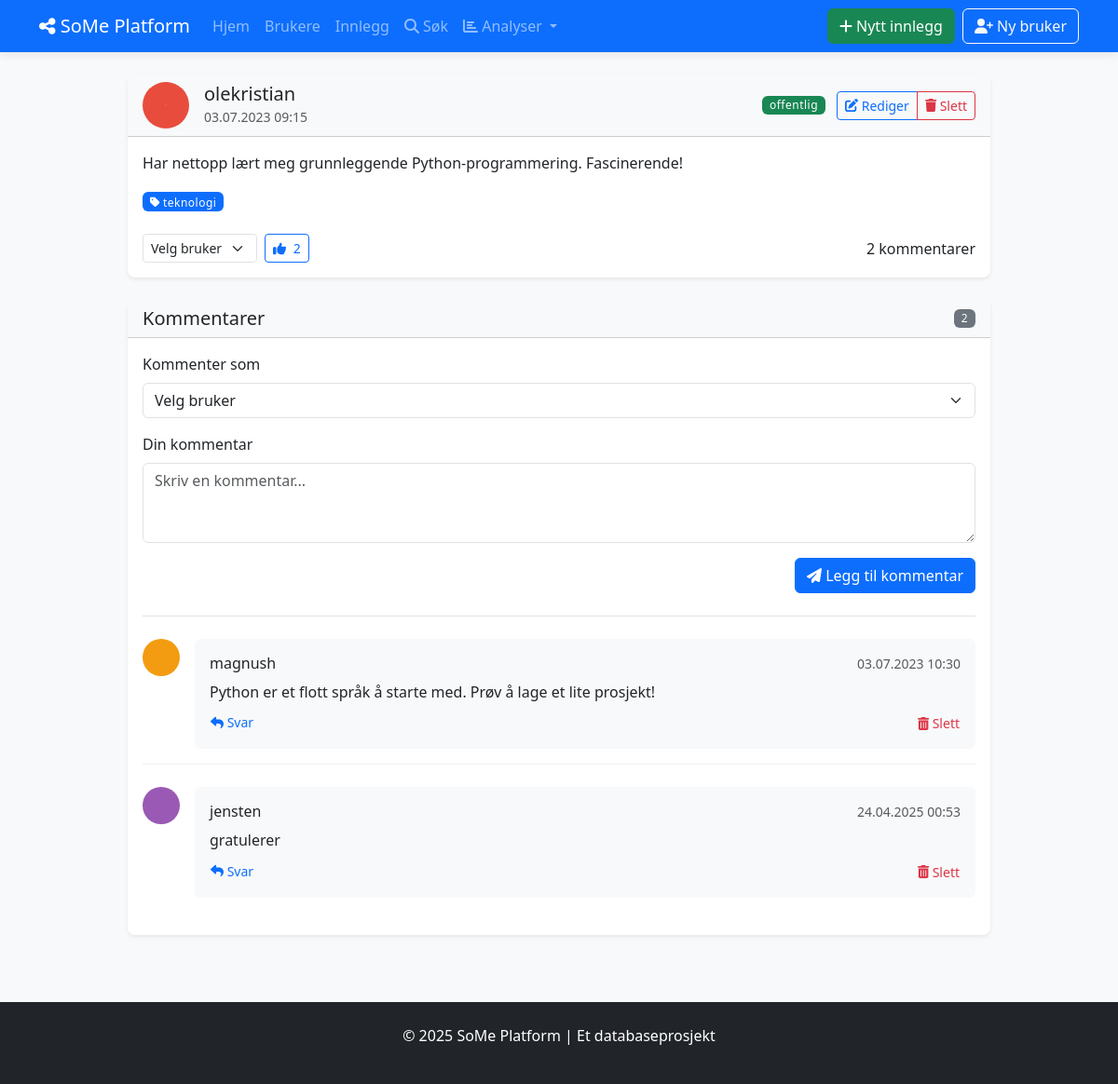
Before: /posts/39 with the older database file.
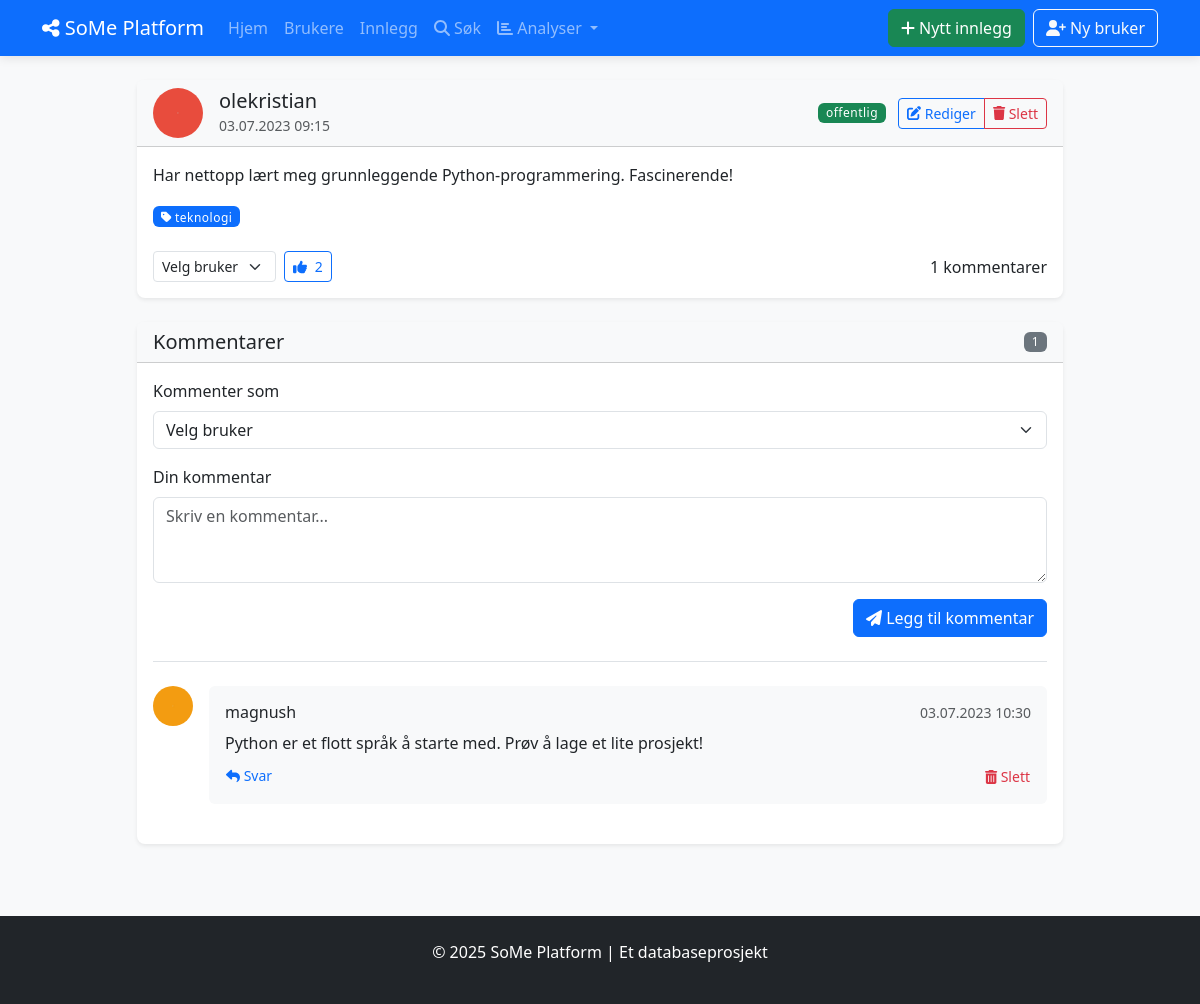
After: the same page with the newer database file.
### tables this page shows
CREATE TABLE BRUKERE (
            bruker_id INTEGER PRIMARY KEY AUTOINCREMENT,
            brukernavn TEXT NOT NULL UNIQUE,
            epost TEXT NOT NULL UNIQUE,
            passord_hash TEXT NOT NULL,
            profilbilde TEXT,
            bio TEXT,
            registrerings_dato DATE NOT NULL DEFAULT CURRENT_DATE,
            fødselsdato DATE,
            status TEXT DEFAULT 'aktiv'
        );

CREATE TABLE INNLEGG (
            innlegg_id INTEGER PRIMARY KEY AUTOINCREMENT,
            innhold TEXT NOT NULL,
            opprettet_dato DATETIME NOT NULL DEFAULT CURRENT_TIMESTAMP,
            oppdatert_dato DATETIME DEFAULT CURRENT_TIMESTAMP,
            synlighet TEXT NOT NULL DEFAULT 'offentlig',
            bruker_id INTEGER NOT NULL,
            FOREIGN KEY (bruker_id) REFERENCES BRUKERE(bruker_id) ON DELETE CASCADE
        );

CREATE TABLE TAGGER (
            tag_id INTEGER PRIMARY KEY AUTOINCREMENT,
            navn TEXT NOT NULL UNIQUE,
            beskrivelse TEXT
        );

CREATE TABLE KOMMENTARER (
            kommentar_id INTEGER PRIMARY KEY AUTOINCREMENT,
            innhold TEXT NOT NULL,
            opprettet_dato DATETIME NOT NULL DEFAULT CURRENT_TIMESTAMP,
            innlegg_id INTEGER NOT NULL,
            bruker_id INTEGER NOT NULL,
            forelder_kommentar_id INTEGER,
            FOREIGN KEY (innlegg_id) REFERENCES INNLEGG(innlegg_id) ON DELETE CASCADE,
            FOREIGN KEY (bruker_id) REFERENCES BRUKERE(bruker_id) ON DELETE CASCADE,
            FOREIGN KEY (forelder_kommentar_id) REFERENCES KOMMENTARER(kommentar_id) ON DELETE SET NULL
        );

### social_media_app/app.py (the view)
@app.route('/posts/<int:post_id>')
def view_post(post_id):
    with Database() as db:
        post = db.fetchone("""
            SELECT i.*, b.brukernavn, b.profilbilde
            FROM INNLEGG i
            JOIN BRUKERE b ON i.bruker_id = b.bruker_id
            WHERE i.innlegg_id = ?
        """, (post_id,))
        if not post:
            flash('Post not found', 'danger')
            return redirect(url_for('list_posts'))
        post = format_date_fields(post, ['opprettet_dato', 'oppdatert_dato'])
        comments = db.fetchall("""
            SELECT k.*, b.brukernavn, b.profilbilde
            FROM KOMMENTARER k
            JOIN BRUKERE b ON k.bruker_id = b.bruker_id
            WHERE k.innlegg_id = ? AND k.forelder_kommentar_id IS NULL
            ORDER BY k.opprettet_dato ASC
        """, (post_id,))
        print(f"DEBUG: Innlegg ID: {post_id}")
        print(f"DEBUG: Antall kommentarer funnet: {len(comments) if comments else 0}")
        for comment in comments:
            print(f"DEBUG: Kommentar ID: {comment['kommentar_id']}, Innhold: {comment['innhold']}")
        comments = [format_date_fields(comment, ['opprettet_dato']) for comment in comments]
        for comment in comments:
            replies = db.fetchall("""
                SELECT k.*, b.brukernavn, b.profilbilde
                FROM KOMMENTARER k
                JOIN BRUKERE b ON k.bruker_id = b.bruker_id
                WHERE k.forelder_kommentar_id = ?
                ORDER BY k.opprettet_dato ASC
            """, (comment['kommentar_id'],))
            comment['replies'] = [format_date_fields(reply, ['opprettet_dato']) for reply in replies]
        tags = db.fetchall("""
            SELECT t.*
            FROM TAGGER t
            JOIN INNLEGG_TAGGER it ON t.tag_id = it.tag_id
            WHERE it.innlegg_id = ?
        """, (post_id,))
        reactions = db.fetchone("""
            SELECT COUNT(*) as count, reaksjon_type
            FROM REAKSJONER
            WHERE innlegg_id = ?
            GROUP BY reaksjon_type
        """, (post_id,))
        users = db.fetchall("""
            SELECT bruker_id, brukernavn FROM BRUKERE
            WHERE status = 'aktiv'
            ORDER BY brukernavn
        """)
        return render_template('posts/view.html', post=post, comments=comments,
                               tags=tags, reactions=reactions, users=users)

### social_media_app/app.py (called while the page is built)
def format_date_fields(item, date_fields=None):
    if not item:
        return None
    if not isinstance(item, dict):
        item = dict(item)
    if date_fields:
        for field in date_fields:
            if field in item and item[field]:
                try:
                    if 'T' in item[field]:  # ISO format
                        item[field] = datetime.fromisoformat(item[field].replace('Z', '+00:00'))
                    else:  # SQLite default format
                        item[field] = datetime.strptime(item[field], '%Y-%m-%d %H:%M:%S')
                except (ValueError, TypeError):
                    try:
                        item[field] = datetime.strptime(item[field], '%Y-%m-%d')
                    except (ValueError, TypeError):
                        pass  # Keep original if parsing fails
    return item

### social_media_app/db_config.py (called while the page is built)
    def __enter__(self):
        return self

    def __exit__(self, exc_type, exc_val, exc_tb):
        self.cursor.close()
        if self.conn:
            self.conn.close()

    def fetchall(self, sql, params=None):
        self.cursor.execute(sql, params or ())
        return self.cursor.fetchall()

    def fetchone(self, sql, params=None):
        self.cursor.execute(sql, params or ())
        return self.cursor.fetchone()

### social_media_app/templates/posts/view.html (shortened to what this page needs)
{% extends "base.html" %}
{% block content %}
<div class="row justify-content-center">
    <div class="col-md-10">
        <div class="card shadow-sm mb-4">
            <div class="card-header bg-light">
                <div class="d-flex justify-content-between align-items-center">
                    <div class="d-flex align-items-center">
                        <div class="me-3">
                            {% if post.profilbilde %}
                                <img src="{{ url_for('static', filename='uploads/' + post.profilbilde) }}"
                                     alt="{{ post.brukernavn }}" class="rounded-circle" width="50" height="50">
                            {% else %}
                                <div class="bg-secondary bg-secondary-circle">
                                    <i class="fas fa-user text-white"></i>
                                </div>
                            {% endif %}
                        </div>
                        <div>
                            <h5 class="mb-0">{{ post.brukernavn }}</h5>
                            <small class="text-muted">{{ post.opprettet_dato.strftime('%d.%m.%Y %H:%M') }}</small>
                        </div>
                    </div>
                    <div>
                        <span class="badge {{ 'bg-success' if post.synlighet == 'offentlig' else 'bg-warning' }} me-2">
                            {{ post.synlighet }}
                        </span>
                        <div class="btn-group">
                            <a href="{{ url_for('show_edit_post', post_id=post.innlegg_id) }}" class="btn btn-sm btn-outline-primary">
                                <i class="fas fa-edit"></i> Rediger
                            </a>
                            <button type="button" class="btn btn-sm btn-outline-danger"
                                    data-bs-toggle="modal" data-bs-target="#deletePostModal">
                                <i class="fas fa-trash"></i> Slett
                            </button>
                        </div>
                    </div>
                </div>
            </div>
            <div class="card-body">
                <p class="card-text">{{ post.innhold }}</p>
                {% if tags %}
                <div class="mt-3">
                    {% for tag in tags %}
                    <span class="badge bg-primary me-1">
                        <i class="fas fa-tag"></i> {{ tag.navn }}
                    </span>
                    {% endfor %}
                </div>
                {% endif %}
                <div class="mt-4 d-flex justify-content-between align-items-center">
                    <div>
                        <form action="{{ url_for('add_reaction', post_id=post.innlegg_id) }}" method="post" class="d-inline">
                            <div class="d-flex align-items-center">
                                <select name="bruker_id" class="form-select form-select-sm me-2 reaction-user-select" required>
                                    <option value="" selected disabled>Velg bruker</option>
                                </select>
                                <button type="submit" class="btn btn-sm btn-outline-primary">
                                    <i class="fas fa-thumbs-up"></i>
                                    {% if reactions %}
                                        <span class="ms-1">{{ reactions.count or 0 }}</span>
                                    {% else %}
                                        <span class="ms-1">0</span>
                                    {% endif %}
                                </button>
                            </div>
                        </form>
                    </div>
                    <div>
                        <span>{{ comments|length }} kommentarer</span>
                    </div>
                </div>
            </div>
        </div>
        <div class="card shadow-sm mb-4">
            <div class="card-header bg-light d-flex justify-content-between align-items-center">
                <h3 class="h5 mb-0">Kommentarer</h3>
                <span class="badge bg-secondary">{{ comments|length }}</span>
            </div>
            <div class="card-body">
                <div class="mb-4 border-bottom pb-4">
                    <form action="{{ url_for('add_comment', post_id=post.innlegg_id) }}" method="post">
                        <div class="mb-3">
                            <label for="bruker_id" class="form-label">Kommenter som</label>
                            <select class="form-select" id="bruker_id" name="bruker_id" required>
                                <option value="" selected disabled>Velg bruker</option>
                            </select>
                        </div>
                        <div class="mb-3">
                            <label for="comment_content" class="form-label">Din kommentar</label>
                            <textarea class="form-control" id="comment_content" name="innhold"
                                      rows="3" required placeholder="Skriv en kommentar..."></textarea>
                        </div>
                        <div class="d-flex justify-content-end">
                            <button type="submit" class="btn btn-primary">
                                <i class="fas fa-paper-plane"></i> Legg til kommentar
                            </button>
                        </div>
                    </form>
                </div>
                {% if comments %}
                    <div class="comments-list">
                        {% for comment in comments %}
                        <div class="comment mb-4">
                            <div class="d-flex">
                                <div class="me-3">
                                    {% if comment.profilbilde %}
                                        <img src="{{ url_for('static', filename='uploads/' + comment.profilbilde) }}"
                                             alt="{{ comment.brukernavn }}" class="rounded-circle" width="40" height="40">
                                    {% else %}
                                        <div class="bg-secondary bg-secondary-circle">
                                            <i class="fas fa-user text-white"></i>
                                        </div>
                                    {% endif %}
                                </div>
                                <div class="flex-grow-1">
                                    <div class="bg-light rounded p-3">
                                        <div class="d-flex justify-content-between align-items-center mb-2">
                                            <h6 class="mb-0">{{ comment.brukernavn }}</h6>
                                            <small class="text-muted">{{ comment.opprettet_dato.strftime('%d.%m.%Y %H:%M') }}</small>
                                        </div>
                                        <p class="mb-2">{{ comment.innhold }}</p>
                                        <div class="d-flex justify-content-between align-items-center">
                                            <button class="btn btn-sm btn-link text-decoration-none p-0 reply-button"
                                                    data-comment-id="{{ comment.kommentar_id }}"
                                                    data-username="{{ comment.brukernavn }}">
                                                <i class="fas fa-reply"></i> Svar
                                            </button>
                                            <form action="{{ url_for('delete_comment', comment_id=comment.kommentar_id, post_id=post.innlegg_id) }}"
                                                  method="post" class="d-inline">
                                                <button type="submit" class="btn btn-sm btn-link text-danger text-decoration-none p-0"
                                                        onclick="return confirm('Er du sikker på at du vil slette denne kommentaren?')">
                                                    <i class="fas fa-trash-alt"></i> Slett
                                                </button>
                                            </form>
                                        </div>
                                    </div>
                                </div>
                            </div>
                        </div>
                        {% endfor %}
                    </div>
                {% else %}
                    <p class="text-center py-3 text-muted">Ingen kommentarer ennå. Bli den første til å kommentere!</p>
                {% endif %}
            </div>
        </div>
    </div>
</div>
{% endblock %}

### social_media_app/templates/base.html (shortened to what this page needs)
<!DOCTYPE html>
<html lang="no">
<head>
<link rel="stylesheet" href="https://cdn.jsdelivr.net/npm/bootstrap@5.3.2/dist/css/bootstrap.min.css">
<link rel="stylesheet" href="{{ url_for('static', filename='style.css') }}">
<link rel="stylesheet" href="https://cdnjs.cloudflare.com/ajax/libs/font-awesome/6.4.2/css/all.min.css">
</head>
<body class="bg-light">
<nav class="navbar navbar-expand-lg navbar-dark bg-primary">
<div class="container">
<a class="navbar-brand" href="{{ url_for('index') }}">
<i class="fas fa-share-alt"></i> SoMe Platform
</a>
<div class="collapse navbar-collapse" id="navbarNav">
<ul class="navbar-nav me-auto">
<li class="nav-item">
<a class="nav-link" href="{{ url_for('index') }}">Hjem</a>
</li>
<li class="nav-item">
<a class="nav-link" href="{{ url_for('list_users') }}">Brukere</a>
</li>
<li class="nav-item">
<a class="nav-link" href="{{ url_for('list_posts') }}">Innlegg</a>
</li>
<li class="nav-item">
<a class="nav-link" href="{{ url_for('search') }}">
<i class="fas fa-search"></i> Søk
</a>
</li>
<li class="nav-item dropdown">
<a class="nav-link dropdown-toggle" href="#" id="navbarAnalyticsDropdown" role="button"
data-bs-toggle="dropdown" aria-expanded="false">
<i class="fas fa-chart-bar"></i> Analyser
</a>
</li>
</ul>
<div class="navbar-nav">
<a href="{{ url_for('show_create_post') }}" class="btn btn-success me-2">
<i class="fas fa-plus"></i> Nytt innlegg
</a>
<a href="{{ url_for('show_create_user') }}" class="btn btn-outline-light">
<i class="fas fa-user-plus"></i> Ny bruker
</a>
</div>
</div>
</div>
</nav>
<div class="container mt-4">
 {% block content %}{% endblock %}
</div>
<footer class="bg-dark text-white py-4 mt-5">
<div class="container text-center">
<p>© 2025 SoMe Platform | Et databaseprosjekt</p>
</div>
</footer>
</body>
</html>

### social_media_app/static/style.css (style rules this page uses)
body { background-color: #f8f9fa; min-height: 100vh; display: flex; flex-direction: column; }
footer { margin-top: auto; }
.card { border-radius: 0.5rem; border: none; transition: transform 0.2s, box-shadow 0.2s; }
.card .rounded-circle { object-fit: cover; }
.navbar { box-shadow: 0 2px 10px rgba(0, 0, 0, 0.1); }
.badge { font-weight: 500; letter-spacing: 0.5px; }
.reaction-user-select { width: auto; }

Changed rows visible on the page:
removed KOMMENTARER: profilbilde (picture), brukernavn "jensten", opprettet_dato "24.04.2025 00:53", innhold "gratulerer"
Other visible differences:
{{ comments|length }}: "2" → "1"
